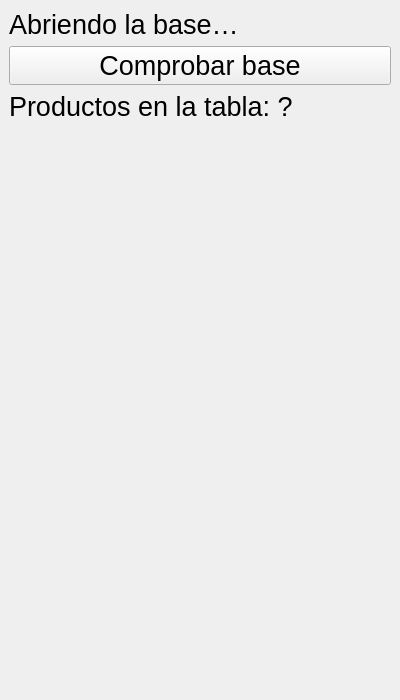
<?xml version="1.0" encoding="UTF-8"?>
<ui version="4.0">
 <class>MainWindow</class>
 <widget class="QMainWindow" name="MainWindow">
  <property name="geometry">
   <rect>
    <x>0</x>
    <y>0</y>
    <width>400</width>
    <height>700</height>
   </rect>
  </property>
  <property name="windowTitle">
   <string>Inventario</string>
  </property>
  <widget class="QWidget" name="centralwidget">
   <property name="font">
    <font>
     <pointsize>20</pointsize>
    </font>
   </property>
   <layout class="QVBoxLayout" name="verticalLayout">
<item>
<widget class="QLabel" name="etiquetaEstado">
<property name="text">
 <string>Abriendo la base…</string>
</property>
<property name="wordWrap">
 <bool>true</bool>
</property>
</widget>
</item>
<item>
<widget class="QPushButton" name="botonComprobar">
<property name="text">
 <string>Comprobar base</string>
</property>
</widget>
</item>
<item>
<widget class="QLabel" name="etiquetaConteo">
<property name="text">
 <string>Productos en la tabla: ?</string>
</property>
</widget>
</item>
<item>
<spacer name="verticalSpacer">
<property name="orientation">
 <enum>Qt::Orientation::Vertical</enum>
</property>
<property name="sizeHint" stdset="0">
 <size>
  <width>20</width>
  <height>40</height>
 </size>
</property>
</spacer>
</item>
   </layout>
  </widget>
 </widget>
 <resources/>
 <connections/>
</ui>
